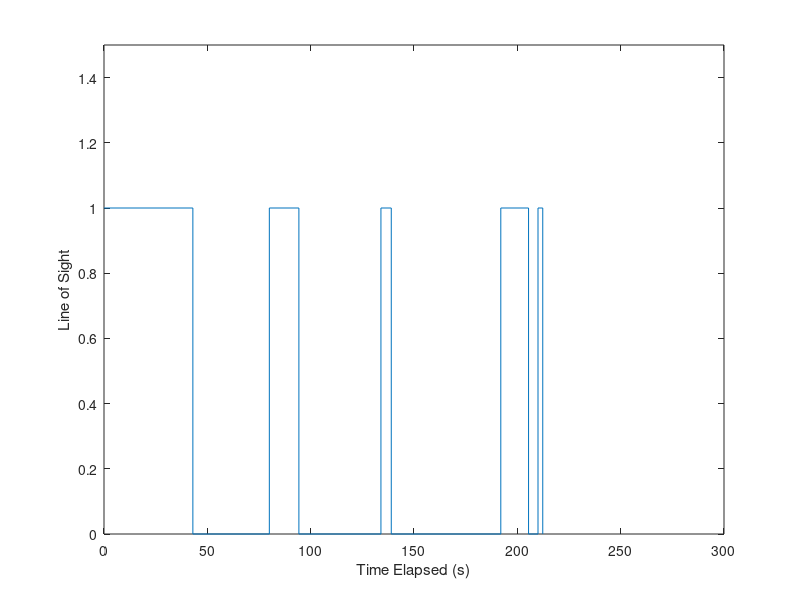

This figure's MATLAB source:
%X1 values represent points where we had line of sight in seconds
X1 = [0.00 43 43 80 80 94.3 94.3 134 134 139 139 192 192 205.43 205.43 210 210 212.3 212.3];

Y1 = [1 1 0 0 1 1 0 0 1 1 0 0 1 1 0 0 1 1 0]; %1 means we had line of sight, and 0 means we did not, corresponding to the X1 value times

%Here we plot the data
figure()
plot(X1,Y1);
ylim([0 1.5]); % Y doesnt ever exceed 1; limit for aesthetic/readability
xlim([0 300]); % X values never exceed 300; same reason above 
ylabel('Line of Sight');
xlabel('Time Elapsed (s)');